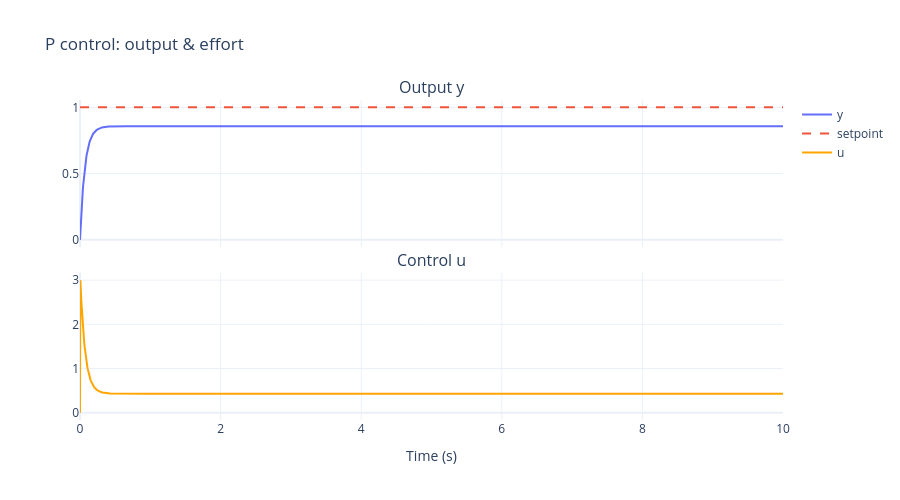

The notebook cell saved with this chart:
### Markdown cell above
## 3. 子图：`make_subplots`

监控系统经典布局：上图输出、下图控制量，共享 x 轴。

### Code cell
from plotly.subplots import make_subplots

# 用一阶环节 + 简单 P 控制的仿真数据（不用真解，造数即可）
K, tau, Kp, r = 2.0, 0.5, 3.0, 1.0
dt = 0.005
n = 2001
tt = np.linspace(0, 10, n)
y = np.zeros(n); u = np.zeros(n)
for k in range(1, n):
    e = r - y[k - 1]
    u[k] = Kp * e
    y[k] = y[k - 1] + dt * (K * u[k] - y[k - 1]) / tau

fig = make_subplots(rows=2, cols=1, shared_xaxes=True, vertical_spacing=0.08,
                    subplot_titles=("Output y", "Control u"))
fig.add_trace(go.Scatter(x=tt, y=y, name="y"), row=1, col=1)
fig.add_trace(go.Scatter(x=tt, y=r * np.ones_like(tt), name="setpoint",
                         line=dict(dash="dash")), row=1, col=1)
fig.add_trace(go.Scatter(x=tt, y=u, name="u", line=dict(color="orange")), row=2, col=1)
fig.update_xaxes(title_text="Time (s)", row=2, col=1)
fig.update_layout(height=500, title="P control: output & effort", template="plotly_white")
fig.show()
print("稳态误差（P 控制必有静差）:", round(r - y[-1], 4))

### Figure 1 — Plotly figure (JSON) as saved in the notebook; plotly's stock layout.template omitted (floating-point values rounded to 4 significant figures; data arrays with more than 128 entries replaced by an {"elided": "..."} marker saying what was removed)
{"data": [{"name": "y", "type": "scatter", "x": {"elided": "2001 float values"}, "xaxis": "x", "y": {"elided": "2001 float values"}, "yaxis": "y"}, {"line": {"dash": "dash"}, "name": "setpoint", "type": "scatter", "x": {"elided": "2001 float values"}, "xaxis": "x", "y": {"elided": "2001 float values"}, "yaxis": "y"}, {"line": {"color": "orange"}, "name": "u", "type": "scatter", "x": {"elided": "2001 float values"}, "xaxis": "x2", "y": {"elided": "2001 float values"}, "yaxis": "y2"}], "layout": {"annotations": [{"font": {"size": 16}, "showarrow": false, "text": "Output y", "x": 0.5, "xanchor": "center", "xref": "paper", "y": 1.0, "yanchor": "bottom", "yref": "paper"}, {"font": {"size": 16}, "showarrow": false, "text": "Control u", "x": 0.5, "xanchor": "center", "xref": "paper", "y": 0.46, "yanchor": "bottom", "yref": "paper"}], "height": 500, "title": {"text": "P control: output & effort"}, "xaxis": {"anchor": "y", "domain": [0.0, 1.0], "matches": "x2", "showticklabels": false}, "xaxis2": {"anchor": "y2", "domain": [0.0, 1.0], "title": {"text": "Time (s)"}}, "yaxis": {"anchor": "x", "domain": [0.54, 1.0]}, "yaxis2": {"anchor": "x2", "domain": [0.0, 0.46]}}}
